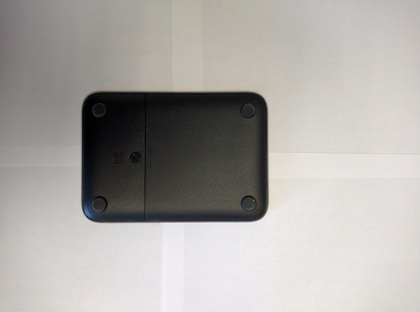
%> input picture E18 - representation/key.1.jpg, 420 x 312 px, shrunk from 4160 x 3088 before the run
$ octave test.m   (GNU Octave 9; MATLAB toolbox functions it lacks are replaced by stand-ins)
%> lines starting %> are read from the running program, lines starting %| are printed output that depends on the picture; in (x1, y1, x2, y2) boxes, pixels count from 0 and x2, y2 are one past the last pixel; in counts of white or black regions, pixels touching at a corner belong together; the program's own positions count from 1
f = imread('key.1.jpg'); %read image
%> f is the input picture: size 312x420x3 uint8; mean R, G, B 172.4, 169.3, 165.8
f = rgb2gray(f); %gray image
%> f: size 312x420 uint8

level = graythresh(f);%otus
%> level = 0.482
BW = imbinarize(f,level);%thresholding
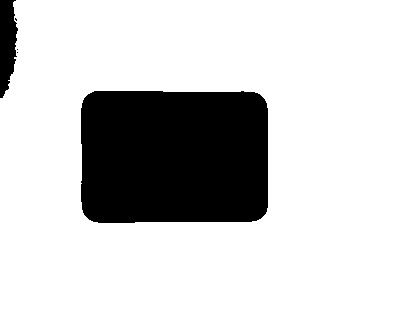
%> BW: size 312x420 logical; 80.6% white; 5 black regions (3 under 20 px), largest, box (x1, y1, x2, y2) and area: (81, 91, 268, 223) 24113, (0, 0, 18, 98) 1306

invert = 1 - BW; %invert image
se = strel('square',5);
closeBW = imclose(invert,se); %imcolse image
%> closeBW: size 312x420 double; values 0 (black) and 1 (white), 19.4% white; 2 white regions, box (x1, y1, x2, y2) and area: (81, 91, 268, 223) 24114, (0, 0, 18, 98) 1350
%cc = bwconncomp(closeBW);
%rp = regionprops(cc, 'Area');
%[maxArea, maxIndex] = max([rp.Area]);
ccl = bwlabel(closeBW); %CCL
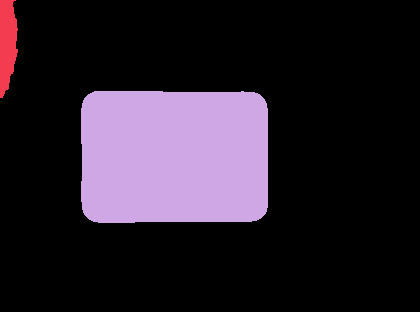
%> ccl: size 312x420 double; 3 distinct labels, from 0 to 2; one colour per label, 0 black
status = regionprops(ccl,'Area');%small region removal
%> status = 2 regions; Area: 24114, 1350
Area = [status.Area];
%> Area = [1350 24114]
% get binary image
areaValue = find(Area==max(Area));
%> areaValue = 2
ccl(ccl~=areaValue)=0;
ccl(ccl==areaValue)=1;
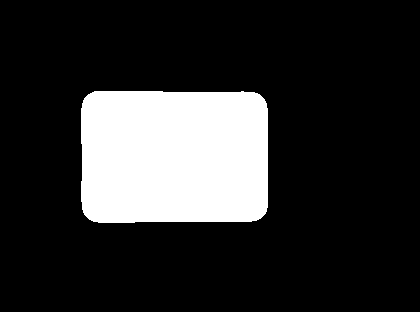
%> ccl: size 312x420 double; values 0 (black) and 1 (white), 18.4% white; 1 white region, box (x1, y1, x2, y2) and area: (81, 91, 268, 223) 24114

%get centroid, Compute the center of gravity.  Use regionprops 'Centroid'
stats = regionprops(ccl,'Centroid');
%> stats = 1 region; Centroid: [174.9 157.4]
centroid = [stats.Centroid];
%> centroid = [174.9 157.4]
centroid = floor(centroid);
%> centroid = [174 157]
%get major axis
[stats] = regionprops(ccl,'MajorAxisLength');
%> stats = 1 region; MajorAxisLength: 213.5
majorAxis = stats.MajorAxisLength;
%> majorAxis = 213.5
%get minor axis
[stats]= regionprops(ccl,'MinorAxisLength');
%> stats = {MinorAxisLength 149.6}
minorAxis = stats.MinorAxisLength;
%> minorAxis = 149.6
%get the distance, Compute centroid distance function of that largest region
distance = sqrt( (majorAxis/2)^2 + (minorAxis/2)^2);
%> distance = 130.3
distance = floor(distance);
%> distance = 130

rotation = [];

for theta = 1:360
    for d = 1:distance
        r = floor(centroid(2) + d * sind(theta));
        c = floor(centroid(1) + d * cosd(theta));
        if(ccl(r,c)== false)
            rotation(360-theta+1) = d;
            break;
        end
    end
end
%> after the loop, rotation = 360 values, max 110 at index 329, min 65 at index 81, mean 86.91
% get the largest value in raidus
maximum_value = max(max(rotation(:)));
%> maximum_value = 110
% find the max theta value
maxTheta = find(maximum_value == rotation);
%> maxTheta = 329

%Normalize for the rotation.  Make the angle with the largest centroid distance function 0 degree.
rValue = [];
for thetaloop = 1:360
        index = maxTheta + thetaloop;
        if(index > 360)
            index = abs(index - 360);
        end
        rValue(thetaloop) = rotation(index);
end
%> this loop made 360 passes
%> index on passes 1 to 12: 330, 331, 332, 333, 334, 335, 336, 337, 338, 339, 340, 341
%> after the loop, rValue = 360 values, max 110 at index 360, min 65 at index 112, mean 86.91
rotation = rotation/maximum_value;
%> rotation = 360 values, max 1 at index 329, min 0.591 at index 81, mean 0.79
rValue = rValue / max(rValue(:));
%> rValue = 360 values, max 1 at index 360, min 0.591 at index 112, mean 0.79
hold on;
figure(1);
plot([1:360],rotation,'-r'); title('scale-normalized CDF');
%> after `title('scale-normalized CDF')`:
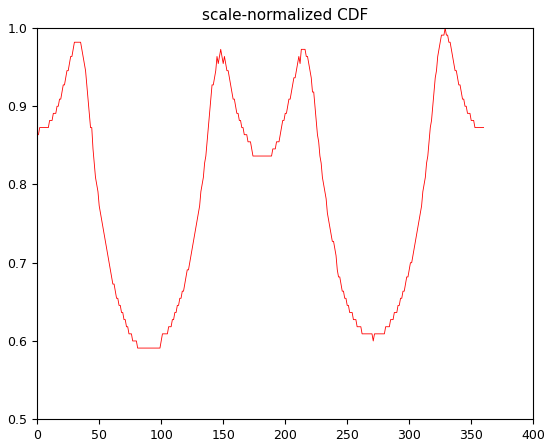
%> figure redrawn from the program's plot data; curve peaks at x = 329, y = 1
hold off;

hold on ;
figure(2);
plot([1:360],rValue,'-b');title('scale- and rotation normalized CDF');
%> after `title('scale- and rotation normalized CDF')`:
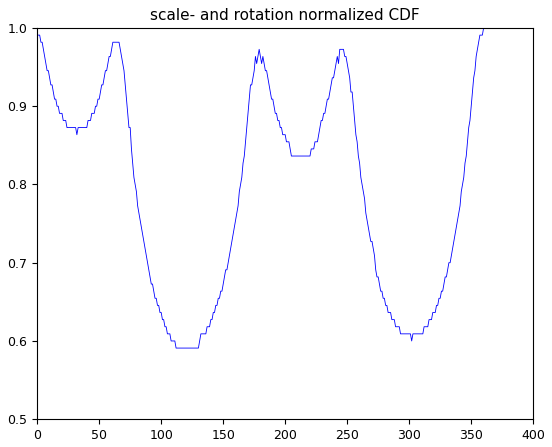
%> figure redrawn from the program's plot data; curve peaks at x = 360, y = 1
hold off;

$ run again, with E18 - representation/key.2.jpg copied over E18 - representation/key.1.jpg
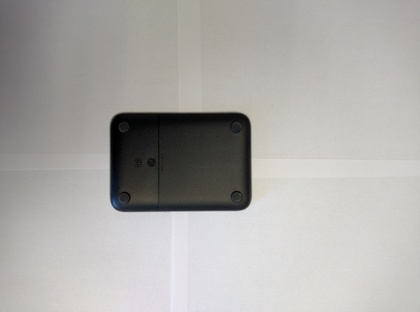
%> input picture E18 - representation/key.2.jpg, 420 x 312 px, shrunk from 4160 x 3088 before the run
%> f is the input picture: size 312x420x3 uint8; mean R, G, B 173, 171.5, 169
%> f: size 312x420 uint8
%> level = 0.475
%> BW: size 312x420 logical; 87.3% white; 2 black regions, box (x1, y1, x2, y2) and area: (110, 112, 252, 212) 13860, (0, 0, 32, 124) 2828
%> closeBW: size 312x420 double; values 0 (black) and 1 (white), 12.8% white; 2 white regions, box (x1, y1, x2, y2) and area: (110, 112, 252, 212) 13861, (0, 0, 32, 124) 2865
%> `ccl = bwlabel(closeBW);`:
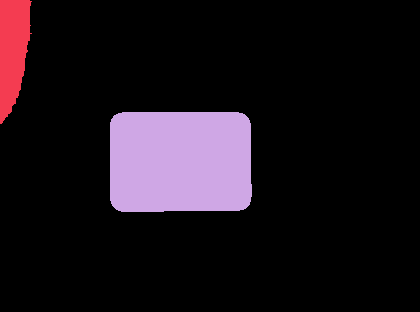
%> ccl: size 312x420 double; 3 distinct labels, from 0 to 2; one colour per label, 0 black
%> status = 2 regions; Area: 13861, 2865
%> Area = [2865 13861]
%> areaValue = 2
%> `stats = regionprops(ccl,'Centroid');`: stats = 1 region; Centroid: [180.9 162.2]
%> `centroid = [stats.Centroid];`: centroid = [180.9 162.2]
%> `centroid = floor(centroid);`: centroid = [180 162]
%> `[stats] = regionprops(ccl,'MajorAxisLength');`: stats = 1 region; MajorAxisLength: 161.4
%> majorAxis = 161.4
%> `[stats]= regionprops(ccl,'MinorAxisLength');`: stats = {MinorAxisLength 113.6}
%> minorAxis = 113.6
%> `distance = sqrt( (majorAxis/2)^2 + (minorAxis/2)^2);`: distance = 98.68
%> `distance = floor(distance);`: distance = 98
%> after the loop `for theta = 1:360`: rotation = 360 values, max 84 at index 329, min 50 at index 80, mean 66.03
%> maximum_value = 84
%> maxTheta = 329
%> the loop `for thetaloop = 1:360` made 360 passes
%> index on passes 1 to 8: 330, 331, 332, 333, 334, 335, 336, 337
%> after the loop `for thetaloop = 1:360`: rValue = 360 values, max 84 at index 360, min 50 at index 111, mean 66.03
%> `rotation = rotation/maximum_value;`: rotation = 360 values, max 1 at index 329, min 0.595 at index 80, mean 0.786
%> `rValue = rValue / max(rValue(:));`: rValue = 360 values, max 1 at index 360, min 0.595 at index 111, mean 0.786
%> `title('scale- and rotation normalized CDF')`:
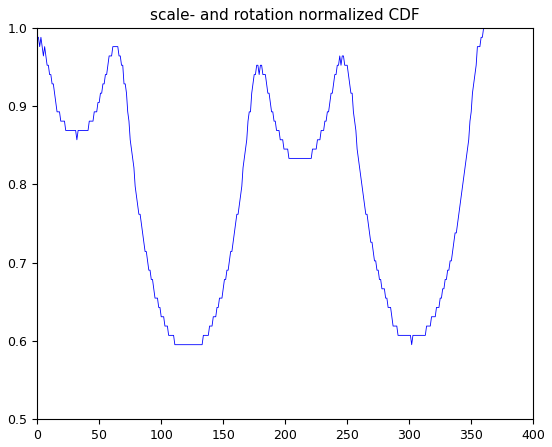
%> figure redrawn from the program's plot data; curve peaks at x = 360, y = 1
